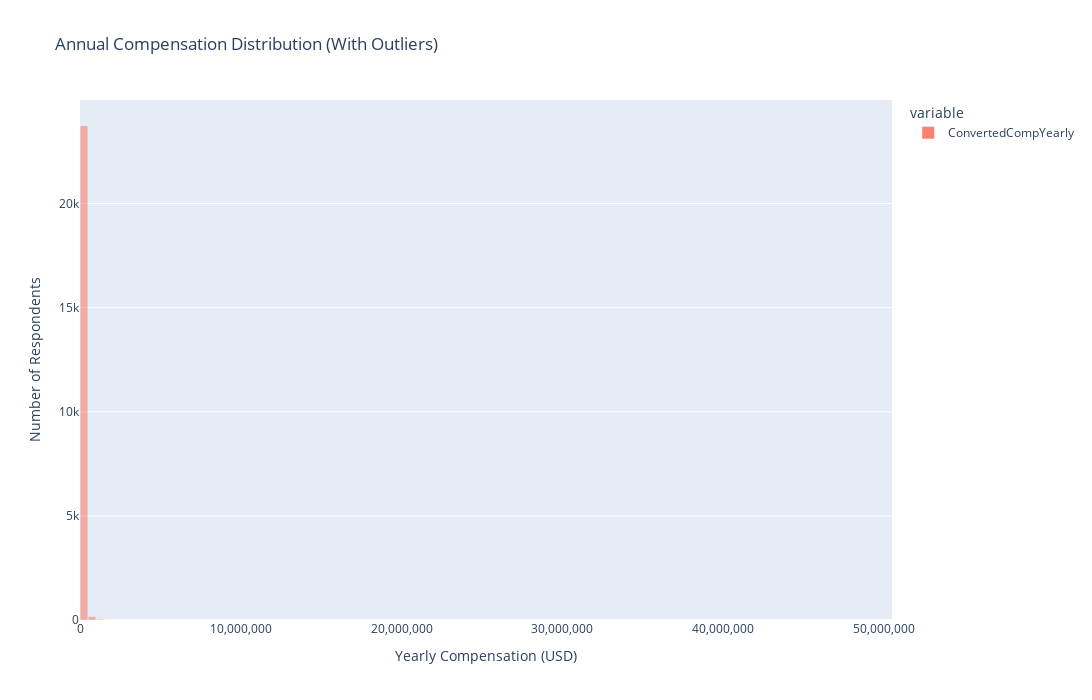

Notebook source saved alongside this figure:
### Markdown cell above
### With Outliers

### Code cell
import plotly.express as px

# Drop missing values
comp_data = df['ConvertedCompYearly'].dropna()

fig = px.histogram(
    comp_data,
    nbins=100,                # number of bins
    title='Annual Compensation Distribution (With Outliers)',
    labels={'value':'Yearly Compensation (USD)', 'count':'Number of Respondents'},
    opacity=0.6,
    color_discrete_sequence=['salmon']
)

# Update layout for readability
fig.update_layout(
    width=1200,               # increase overall width
    height=700,               # increase overall height
    xaxis_title='Yearly Compensation (USD)',
    yaxis_title='Number of Respondents',
    xaxis_tickformat=',',     # format large numbers with commas
    bargap=0.1
)

fig.show()

### Figure 1 — Plotly figure (JSON) as saved in the notebook; plotly's stock layout.template omitted (floating-point values rounded to 4 significant figures; data arrays with more than 128 entries replaced by an {"elided": "..."} marker saying what was removed)
{"data": [{"bingroup": "x", "hovertemplate": "variable=ConvertedCompYearly<br>Yearly Compensation (USD)=%{x}<br>count=%{y}<extra></extra>", "legendgroup": "ConvertedCompYearly", "marker": {"color": "salmon", "opacity": 0.6, "pattern": {"shape": ""}}, "name": "ConvertedCompYearly", "nbinsx": 100, "orientation": "v", "showlegend": true, "type": "histogram", "x": {"elided": "23928 float values"}, "xaxis": "x", "yaxis": "y"}], "layout": {"bargap": 0.1, "barmode": "relative", "height": 700, "legend": {"title": {"text": "variable"}, "tracegroupgap": 0}, "title": {"text": "Annual Compensation Distribution (With Outliers)"}, "width": 1200, "xaxis": {"anchor": "y", "domain": [0, 1], "tickformat": ",", "title": {"text": "Yearly Compensation (USD)"}}, "yaxis": {"anchor": "x", "domain": [0, 1], "title": {"text": "Number of Respondents"}}}}
